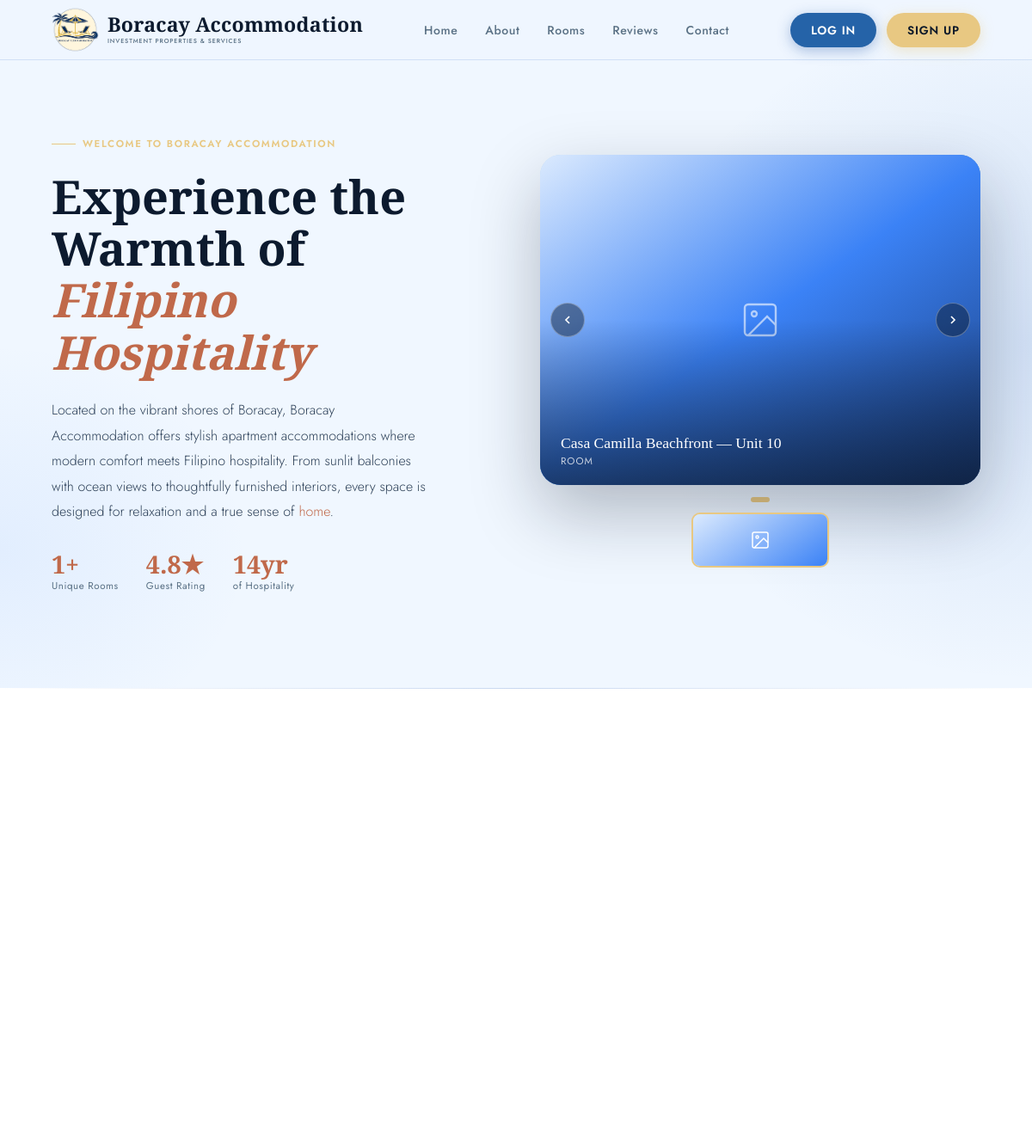
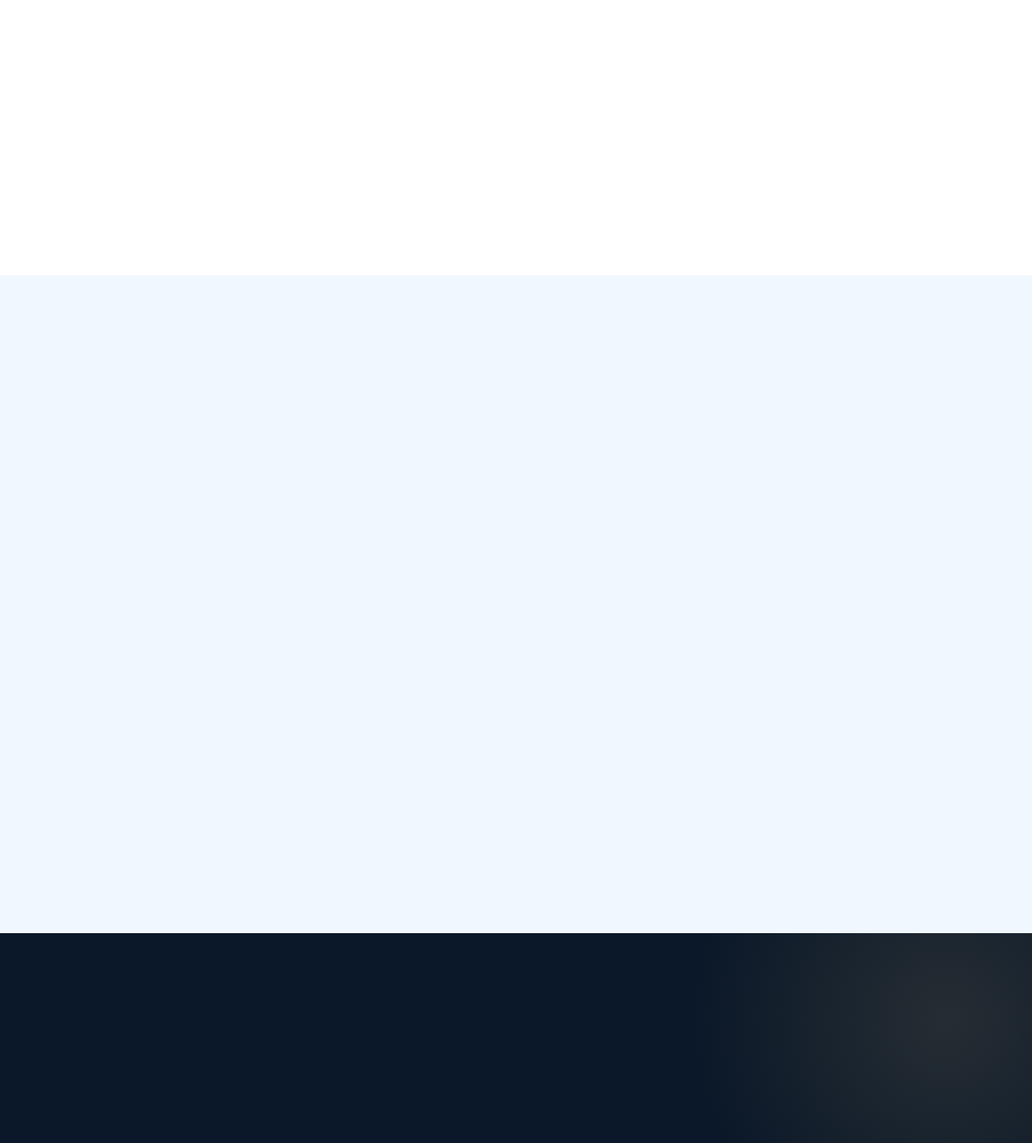
Before: / (upper part) with the older database file (2 pictures, top to bottom).
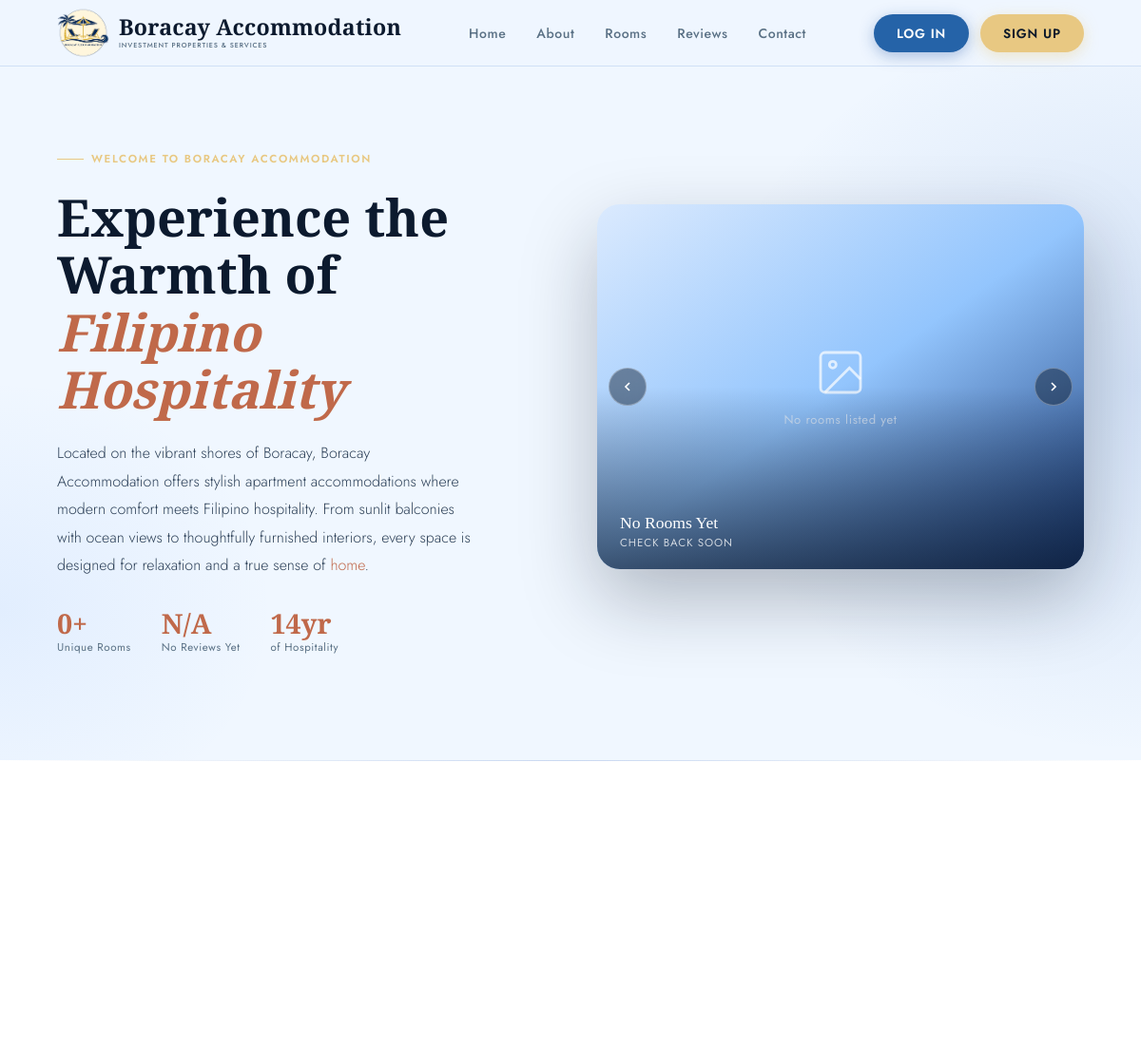
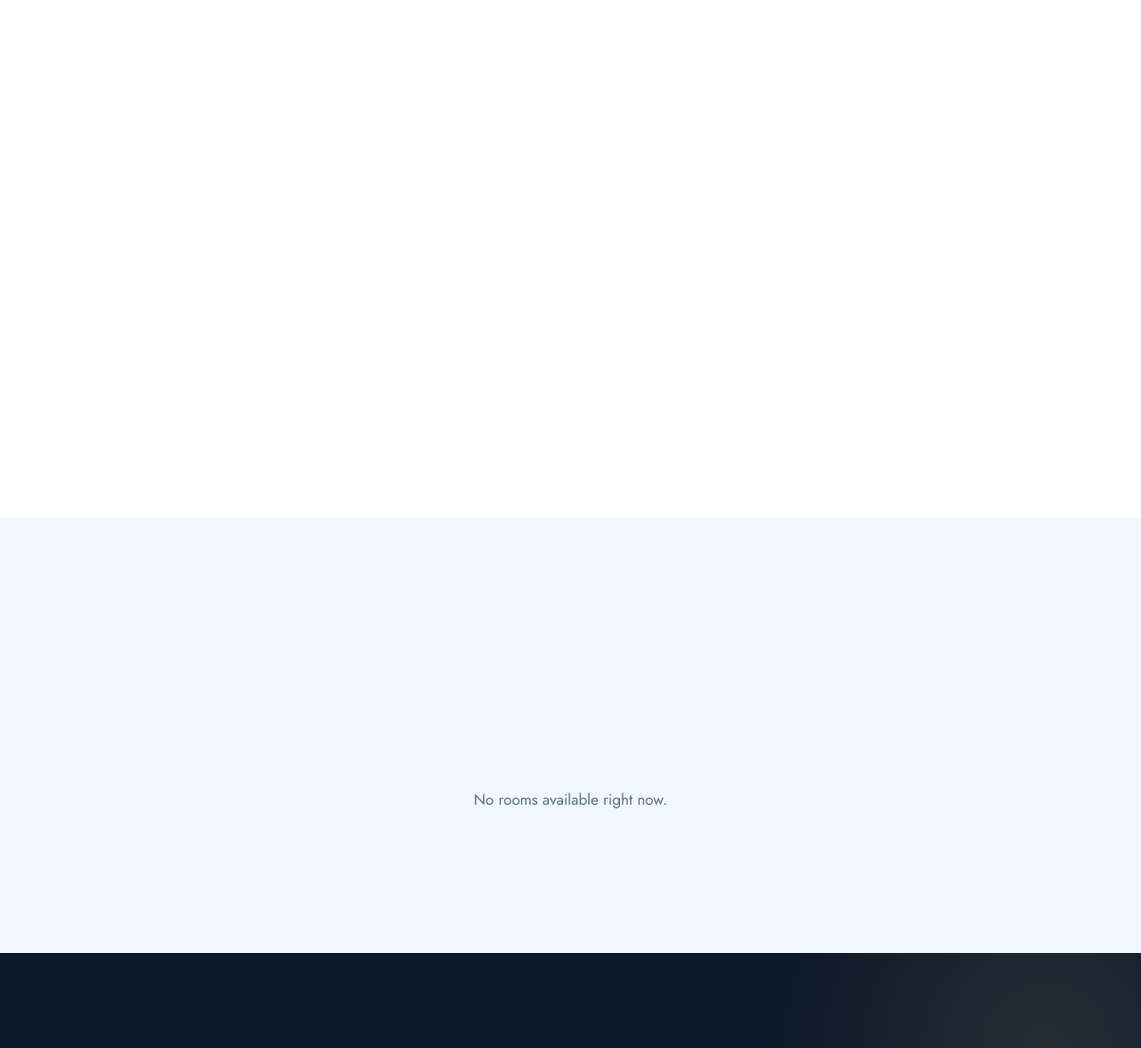
After: the same page with the newer database file (2 pictures, top to bottom).
### tables this page shows
CREATE TABLE `units` (
  `unit_id` int(11) NOT NULL,
  `property_id` int(11) DEFAULT NULL,
  `tenant_id` int(11) DEFAULT NULL,
  `unit_number` varchar(50) DEFAULT NULL,
  `unit_name` varchar(100) DEFAULT NULL,
  `unit_type` varchar(50) DEFAULT NULL,
  `floor` int(11) DEFAULT NULL,
  `rent_amount` decimal(10,2) DEFAULT NULL,
  `status` enum('occupied','vacant','maintenance','booked') DEFAULT 'vacant',
  `season` enum('Peak','High','Low') NOT NULL DEFAULT 'Low',
  `tenant_name` varchar(100) DEFAULT NULL,
  `description` text DEFAULT NULL,
  `max_guests` int(3) NOT NULL DEFAULT 2,
  `bedrooms` int(3) DEFAULT 1,
  `bathrooms` int(3) DEFAULT 1,
  `area_sqm` decimal(8,2) DEFAULT NULL,
  `created_at` timestamp NOT NULL DEFAULT current_timestamp()
);

CREATE TABLE `properties` (
  `property_id` int(11) NOT NULL,
  `property_name` varchar(150) NOT NULL,
  `address` text DEFAULT NULL,
  `city` varchar(100) DEFAULT NULL,
  `state` varchar(100) DEFAULT NULL,
  `zip` varchar(20) DEFAULT NULL,
  `status` varchar(20) DEFAULT 'Active',
  `property_type` varchar(50) DEFAULT NULL,
  `description` text DEFAULT NULL,
  `photo` varchar(500) DEFAULT NULL,
  `created_at` timestamp NOT NULL DEFAULT current_timestamp(),
  `latitude` decimal(10,7) DEFAULT NULL,
  `longitude` decimal(10,7) DEFAULT NULL
);

### includes/fetch_units.php (called while the page is built, shortened)
<?php
include_once __DIR__ . '/db.php';
mysqli_query($conn, "
    UPDATE units u
    SET u.status = CASE
        WHEN u.status = 'maintenance' THEN 'maintenance'
        WHEN EXISTS (
            SELECT 1 FROM bookings b
            WHERE b.unit_id = u.unit_id
              AND b.checkin_date <= CURDATE()
              AND b.status IN ('active', 'confirmed')
        ) THEN 'occupied'
        WHEN EXISTS (
            SELECT 1 FROM bookings b
            WHERE b.unit_id = u.unit_id
              AND b.status = 'confirmed'
              AND b.checkin_date > CURDATE()
              AND b.checkout_date > CURDATE()
        ) THEN 'booked'
        ELSE 'vacant'
    END
");
$ratingExpr = "NULL AS rating";
$hasBookingsRating = false;
$hasUnitsRating = false;
$hasBookingReviews = false;
if ($tbl = mysqli_query($conn, "SHOW COLUMNS FROM bookings LIKE 'rating'")) {
    $hasBookingsRating = mysqli_num_rows($tbl) > 0;
}
if ($tbl = mysqli_query($conn, "SHOW COLUMNS FROM units LIKE 'rating'")) {
    $hasUnitsRating = mysqli_num_rows($tbl) > 0;
}
if ($tbl = mysqli_query($conn, "SHOW TABLES LIKE 'booking_reviews'")) {
    $hasBookingReviews = mysqli_num_rows($tbl) > 0;
}
if ($hasBookingReviews) {
    $ratingExpr = "(
            SELECT ROUND(AVG(br.rating), 1)
            FROM booking_reviews br
            WHERE br.unit_id = u.unit_id
        ) AS rating";
} elseif ($hasUnitsRating) {
    $ratingExpr = "u.rating AS rating";
}
$popularLimit = !empty($popularOnly) ? "LIMIT 4" : "";
$unitsSql = "
    SELECT
        u.unit_id,
        u.unit_number,
        u.unit_name,
        u.unit_type,
        u.floor,
        u.rent_amount,
        u.status,
        u.season,
        u.max_guests,
        u.description,
        p.property_name,
        p.city,
        p.address,
        p.latitude,
        p.longitude,
        (
            SELECT ui.image_path
            FROM   unit_images ui
            WHERE  ui.unit_id = u.unit_id
            ORDER BY ui.sort_order ASC, ui.image_id ASC
            LIMIT 1
        ) AS image_path,
        {$ratingExpr},
        (
            SELECT COUNT(*)
            FROM bookings b
            WHERE b.unit_id = u.unit_id
              AND b.status IN ('confirmed', 'active', 'completed')
        ) AS booking_count
    FROM  units u
    LEFT JOIN properties p ON p.property_id = u.property_id
    ORDER BY booking_count DESC, u.unit_id ASC
    {$popularLimit}
";
$unitsResult = mysqli_query($conn, $unitsSql);
$units = [];
while ($row = mysqli_fetch_assoc($unitsResult)) {
    $units[] = $row;
}

### index.php (the view, shortened to what this page needs)
<?php
include_once __DIR__ . '/includes/fetch_units.php';
function landing_unit_name(array $unit): string
{
    $rawNum = trim(preg_replace('/^unit\s*/i', '', $unit['unit_number'] ?? ''));
    if (!empty($unit['property_name']) && $rawNum !== '') {
        return $unit['property_name'] . ' — Unit ' . $rawNum;
    }
    return 'Unit #' . ($unit['unit_id'] ?? '');
}
function hero_img_path(?string $raw): string {
    $clean = preg_replace('#^(\\.\\./)+#', '', ltrim($raw, '/'));
    return $clean;
}
$landingUnits = $units ?? [];
$heroUnits = array_slice($landingUnits, 0, 8);
$featuredUnits = $landingUnits;
shuffle($featuredUnits);
$featuredUnits = array_slice($featuredUnits, 0, 4);
$statRooms = count($units ?? []);
$statRating = null;
if (isset($conn) && $conn) {
    $rRes = mysqli_query($conn, "SELECT ROUND(AVG(rating), 1) AS avg_rating FROM booking_reviews");
    if ($rRes && ($rRow = mysqli_fetch_assoc($rRes))) {
        $statRating = $rRow['avg_rating'];
    }
}
$statRatingDisplay = $statRating ? number_format($statRating, 1) . '★' : 'N/A';
$foundingYear = 2012;
$statYears = (int) date('Y') - $foundingYear;
?>
<!DOCTYPE html>
<html lang="en">
<head>
    <link rel="stylesheet" href="assets/css/index.css">
    <link rel="stylesheet" href="assets/css/skeleton.css">
</head>
<body>
    <header id="hdr">
        <a href="#" class="logo">
            <img src="assets/images/logo.png" alt="Boracay Accommodation Logo" class="logo-icon">
            <span>
                <span style="display:block;line-height:1.1;">Boracay Accommodation</span>
                <span
                    style="display:block;font-family:'Jost',sans-serif;font-size:0.45rem;font-weight:500;letter-spacing:0.12em;color:var(--text-soft);text-transform:uppercase;">Investment
                    Properties & Services</span>
            </span>
        </a>
        <nav>
            <a href="#hero">Home</a>
            <a href="#about">About</a>
            <a href="#rooms">Rooms</a>
            <a href="#reviews">Reviews</a>
            <a href="#contact">Contact</a>
        </nav>
        <div style="display:flex;align-items:center;gap:0.75rem;">
            <button class="btn-login-header">Log In</button>
            <button class="btn-book-header" onclick="openModal('signup')">Sign Up</button>
        </div>
    </header>
    <section class="hero" id="hero">
        <div class="hero-text">
            <div class="hero-eyebrow">
                <span class="eyebrow-line"></span>
                Welcome to Boracay Accommodation
            </div>
            <h1>Experience the<br>Warmth of<br><em>Filipino Hospitality</em></h1>
            <p class="hero-desc">
                Located on the vibrant shores of Boracay, Boracay Accommodation offers stylish apartment accommodations
                where modern comfort meets Filipino hospitality. From sunlit balconies with ocean views to thoughtfully
                furnished interiors, every space is designed for relaxation and a true sense of <em
                    style="font-style:normal;color:var(--terra)">home</em>.
            </p>
            <div class="hero-stats">
                <div>
                    <div class="hero-stat-num"><?php echo $statRooms; ?>+</div>
                    <div class="hero-stat-lbl">Unique Rooms</div>
                </div>
                <div>
                    <div class="hero-stat-num"><?php echo $statRatingDisplay; ?></div>
                    <div class="hero-stat-lbl"><?php echo $statRating ? 'Guest Rating' : 'No Reviews Yet'; ?></div>
                </div>
                <div>
                    <div class="hero-stat-num"><?php echo $statYears; ?>yr</div>
                    <div class="hero-stat-lbl">of Hospitality</div>
                </div>
            </div>
        </div>
        <div class="hero-carousel">
            <div class="carousel-frame" id="carouselFrame">
                <div class="carousel-slides" id="carouselSlides">
                    <?php if (empty($heroUnits)): ?>
                        <div class="carousel-slide active room-1" data-label="Featured Room" data-type="No units available yet">
                            <div style="display:flex;width:100%;height:100%;align-items:center;justify-content:center;background:linear-gradient(145deg,#dbeafe,#93c5fd,#1a3d7c);flex-direction:column;gap:12px;">
                                <svg width="56" height="56" viewBox="0 0 24 24" fill="none" stroke="rgba(255,255,255,0.7)" stroke-width="1.2">
                                    <rect x="3" y="3" width="18" height="18" rx="2"/>
                                    <circle cx="8.5" cy="8.5" r="1.5"/>
                                    <path d="M21 15l-5-5L5 21"/>
                                </svg>
                                <span style="color:rgba(255,255,255,0.6);font-size:13px;letter-spacing:0.05em;">No rooms listed yet</span>
                            </div>
                        </div>
                    <?php else: ?>
                        <?php foreach ($heroUnits as $idx => $unit):
                            $heroName = landing_unit_name($unit);
                            $heroType = $unit['unit_type'] ?: 'Room';
                            $heroImg  = hero_img_path($unit['image_path']);
                            if ($heroImg && !file_exists(__DIR__ . '/' . $heroImg)) $heroImg = '';
                        ?>
                            <div class="carousel-slide <?php echo $idx === 0 ? 'active' : ''; ?> room-<?php echo ($idx % 5) + 1; ?>"
                                data-label="<?php echo htmlspecialchars($heroName); ?>"
                                data-type="<?php echo htmlspecialchars($heroType); ?>">
                                <div style="display:<?php echo $heroImg ? 'none' : 'flex'; ?>;width:100%;height:100%;align-items:center;justify-content:center;background:linear-gradient(145deg,#dbeafe,#3b82f6,#1a3d7c);color:#fff;position:absolute;top:0;left:0;">
                                    <svg width="48" height="48" viewBox="0 0 24 24" fill="none" stroke="currentColor" stroke-width="1.2" opacity="0.6">
                                        <rect x="3" y="3" width="18" height="18" rx="2"/>
                                        <circle cx="8.5" cy="8.5" r="1.5"/>
                                        <path d="M21 15l-5-5L5 21"/>
                                    </svg>
                                </div>
                            </div>
                        <?php endforeach; ?>
                    <?php endif; ?>
                </div>
                <div class="carousel-overlay"></div>
                <div class="carousel-label">
                    <div class="carousel-label-name" id="slideLabel">
                        <?php echo !empty($heroUnits) ? htmlspecialchars(landing_unit_name($heroUnits[0])) : 'No Rooms Yet'; ?>
                    </div>
                    <div class="carousel-label-type" id="slideType">
                        <?php echo !empty($heroUnits) ? htmlspecialchars($heroUnits[0]['unit_type'] ?: 'Room') : 'Check back soon'; ?>
                    </div>
                </div>
                <div class="carousel-controls">
                    <button class="carousel-btn" id="prevBtn" aria-label="Previous">
                        <svg viewBox="0 0 24 24">
                            <polyline points="15 18 9 12 15 6" />
                        </svg>
                    </button>
                    <button class="carousel-btn" id="nextBtn" aria-label="Next">
                        <svg viewBox="0 0 24 24">
                            <polyline points="9 18 15 12 9 6" />
                        </svg>
                    </button>
                </div>
            </div>
            <div class="carousel-dots" id="carouselDots">
                <?php foreach ($heroUnits as $idx => $_hu): ?>
                    <div class="dot <?php echo $idx === 0 ? 'active' : ''; ?>" data-idx="<?php echo $idx; ?>"></div>
                <?php endforeach; ?>
            </div>
            <div class="carousel-thumbs" id="carouselThumbs">
                <?php foreach ($heroUnits as $idx => $unit):
                    $heroImg = hero_img_path($unit['image_path']);
                    if ($heroImg && !file_exists(__DIR__ . '/' . $heroImg)) $heroImg = '';
                    ?>
                    <div class="thumb <?php echo $idx === 0 ? 'active' : ''; ?>" data-idx="<?php echo $idx; ?>">
                        <div style="display:<?php echo $heroImg ? 'none' : 'flex' ?>;position:absolute;inset:0;align-items:center;justify-content:center;background:linear-gradient(145deg,#dbeafe,#3b82f6);color:#fff;">
                            <svg width="24" height="24" viewBox="0 0 24 24" fill="none" stroke="currentColor" stroke-width="1.5">
                                <rect x="3" y="3" width="18" height="18" rx="2"/><circle cx="8.5" cy="8.5" r="1.5"/><path d="M21 15l-5-5L5 21"/>
                            </svg>
                        </div>
                    </div>
                <?php endforeach; ?>
            </div>
        </div>
    </section>
    <section class="about" id="about">
        <div class="about-inner">
        </div>
    </section>
    <section class="rooms" id="rooms">
        <div class="rooms-grid">
            <?php if (empty($featuredUnits)): ?>
                <div style="grid-column:1/-1;text-align:center;padding:40px 20px;color:var(--text-soft);">
                    No rooms available right now.
                </div>
            <?php endif; ?>
        </div>
    </section>
    <section class="testimonials" id="reviews">
    </section>
</body>
</html>

Changed rows visible on the page:
removed units: landing_unit_name($heroUnits[0]) "Casa Camilla Beachfront — Unit 10", unit_type "ROOM"
Other visible differences:
$statRooms: "1" → "0"
$statRatingDisplay: "4.8★" → "N/A"
text no longer shown: "Guest Rating"
text now shown: "No Reviews Yet No rooms listed yet No Rooms Yet CHECK BACK SOON No rooms available right now."
